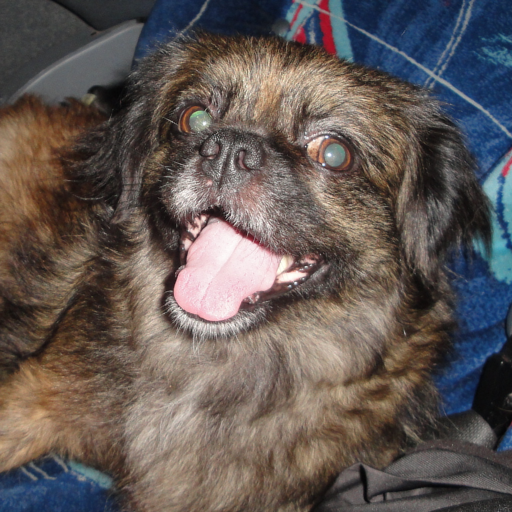
%> input picture Image & Vidéo/TD01/dog.png, 512 x 512 px
$ octave ex2.m   (GNU Octave 9; MATLAB toolbox functions it lacks are replaced by stand-ins)
%> lines starting %> are read from the running program, lines starting %| are printed output that depends on the picture; in (x1, y1, x2, y2) boxes, pixels count from 0 and x2, y2 are one past the last pixel; in counts of white or black regions, pixels touching at a corner belong together; the program's own positions count from 1
pkg load image;

%Q1

img = imread('dog.png');
%> img is the input picture: size 512x512x3 uint8; mean R, G, B 98.5, 89.1, 85.8
%imshow(img);

%Q2

[m,n,p] = size(img)
%> m = 512; n = 512; p = 3

%Q3
imgGrey = rgb2gray(img);
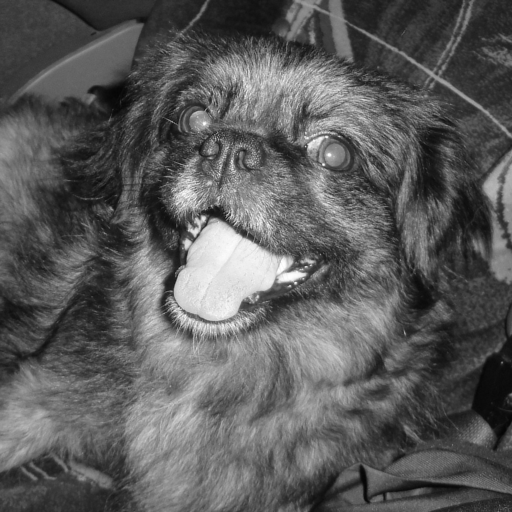
%> imgGrey: size 512x512 uint8; min 4, max 254, mean 91.5
%imshow(imgGrey);

%Q4

nb = sum(sum(imgGrey(:,:)==150))
%> nb = 969


%Q5
img2 = imread('fruits.jpg');
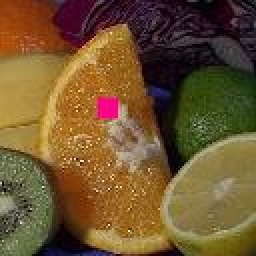
%> input picture Image & Vidéo/TD01/fruits.jpg, 128 x 128 px (shown 2 times larger)
%> img2 is the input picture: size 128x128x3 uint8; mean R, G, B 111.3, 84.7, 46.8
%pour extraire la matrice des composantes rouges de I
%R = img2(:,:,1)
%pour extraire la matrice des composantes vertes de I
%G = img2(:,:,2)
%pour extraire la matrice des composantes bleues de I
%B = img2(:,:,3)

%6
img2(50:59,50:59,1)=255;
%> img2: size 128x128x3 uint8; 0.43% of pixels changed, all inside (x1, y1, x2, y2) = (49, 49, 59, 59)
img2(50:59,50:59,2)=0;
%> img2: size 128x128x3 uint8; mean R, G, B 111.4, 84.6, 46.8
img2(50:59,50:59,3)=140;
%> img2: size 128x128x3 uint8; mean R, G, B 111.4, 84.6, 46.9
imshow(img2);

%7
imwrite(img2,'fruits.jpg');
